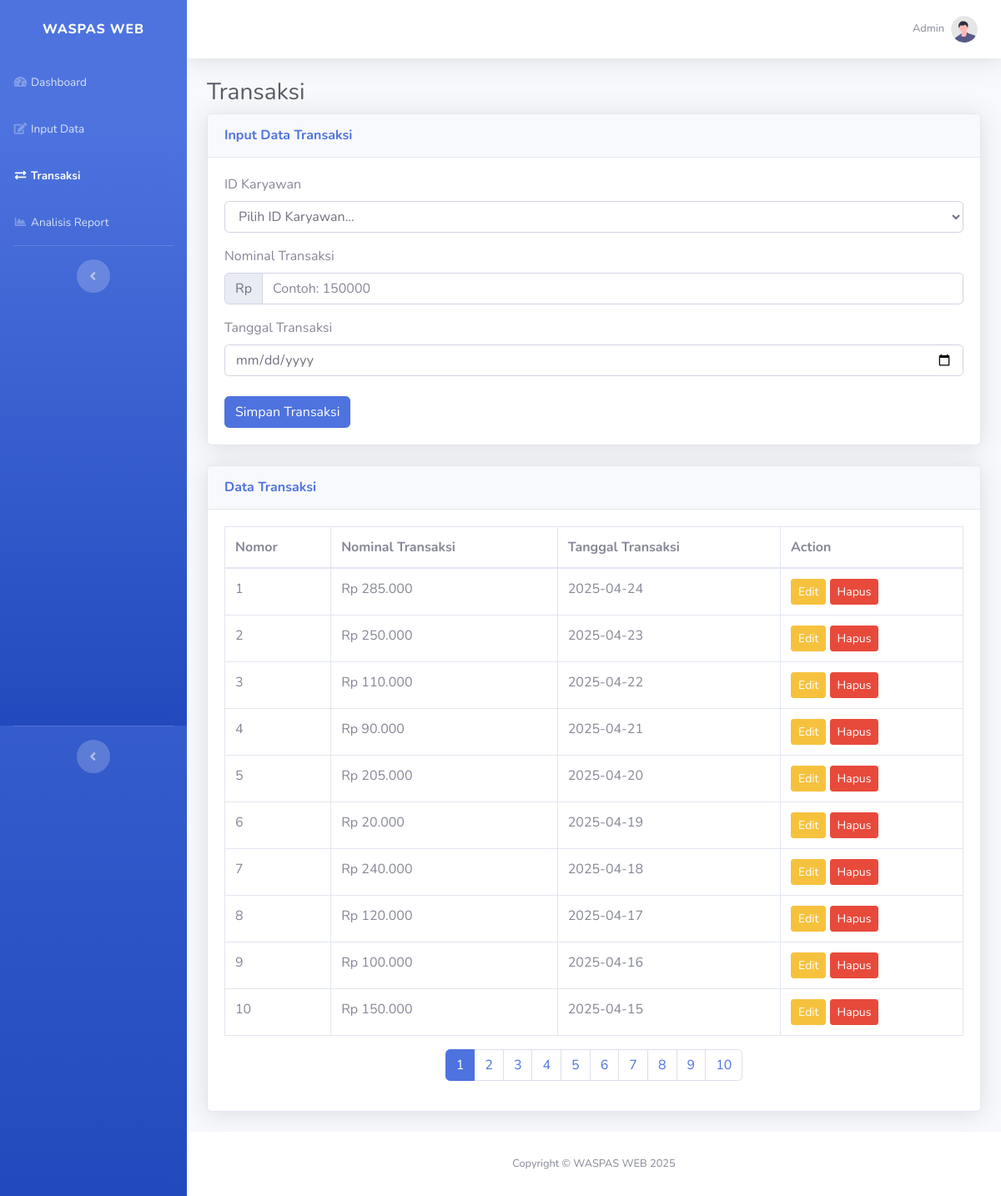
/transaksi.php (signed in), run on the app's committed database.
### tables this page shows
CREATE TABLE `transaksi` (
  `id` int(11) NOT NULL,
  `montir_id` int(11) NOT NULL,
  `pemasukan` decimal(15,2) NOT NULL,
  `tanggal` date NOT NULL
);

### controller/transaksi/index.php (called while the page is built)
<?php
$koneksi = new mysqli("localhost", "root", "", "bonus_evaluation_db");
$halaman = isset($_GET['halaman']) ? (int) $_GET['halaman'] : 1;
$per_halaman = 10;
$offset = ($halaman - 1) * $per_halaman;
$result_total = $koneksi->query("SELECT COUNT(*) AS total FROM transaksi");
$total_data = $result_total->fetch_assoc()['total'] ?? 0;
$total_halaman = ceil($total_data / $per_halaman);
$query = $koneksi->query("SELECT id, pemasukan, tanggal FROM transaksi ORDER BY id DESC LIMIT $offset, $per_halaman");
$transaksi = [];
while ($row = $query->fetch_assoc()) {
    $transaksi[] = $row;
}

### transaksi.php (the view, shortened to what this page needs)
<?php
include 'controller/transaksi/index.php';
?>
<!DOCTYPE html>
<html lang="en">
<head>
    <link href="vendor/fontawesome-free/css/all.min.css" rel="stylesheet" type="text/css">
    <link href="css/sb-admin-2.min.css" rel="stylesheet">
</head>
<body id="page-top">
    <div id="wrapper">
        <ul class="navbar-nav bg-gradient-primary sidebar sidebar-dark accordion" id="accordionSidebar">
            <a class="sidebar-brand d-flex align-items-center justify-content-center" href="index.php">
                <div class="sidebar-brand-text mx-3">WASPAS WEB</div>
            </a>
            <ul class="navbar-nav bg-gradient-primary sidebar sidebar-dark accordion" id="accordionSidebar">
                <li class="nav-item"><a class="nav-link" href="index.php"><i
                            class="fas fa-fw fa-tachometer-alt"></i><span>Dashboard</span></a></li>
                <li class="nav-item"><a class="nav-link" href="input-data.php"><i
                            class="fas fa-fw fa-edit"></i><span>Input Data</span></a></li>
                <li class="nav-item active"><a class="nav-link" href="transaksi.php"><i
                            class="fas fa-fw fa-exchange-alt"></i><span>Transaksi</span></a></li>
                <li class="nav-item"><a class="nav-link" href="analisis_report.php"><i
                            class="fas fa-fw fa-chart-area"></i><span>Analisis Report</span></a></li>
                <hr class="sidebar-divider d-none d-md-block">
                <div class="text-center d-none d-md-inline"><button class="rounded-circle border-0"
                        id="sidebarToggle"></button></div>
            </ul>
            <hr class="sidebar-divider d-none d-md-block">
            <div class="text-center d-none d-md-inline">
                <button class="rounded-circle border-0" id="sidebarToggle"></button>
            </div>
        </ul>
        <div id="content-wrapper" class="d-flex flex-column">
            <div id="content">
                <nav class="navbar navbar-expand navbar-light bg-white topbar mb-4 static-top shadow">
                    <ul class="navbar-nav ml-auto">
                        <li class="nav-item dropdown no-arrow">
                            <a class="nav-link dropdown-toggle" href="#" id="userDropdown" role="button"
                                data-toggle="dropdown" aria-haspopup="true" aria-expanded="false">
                                <span class="mr-2 d-none d-lg-inline text-gray-600 small">Admin</span>
                                <img class="img-profile rounded-circle" src="img/undraw_profile.svg">
                            </a>
                        </li>
                    </ul>
                </nav>
                <div class="container-fluid">
                    <h1 class="h3 mb-2 text-gray-800">Transaksi</h1>
                    <div class="card shadow mb-4">
                        <div class="card-header py-3">
                            <h6 class="m-0 font-weight-bold text-primary">Input Data Transaksi</h6>
                        </div>
                        <div class="card-body">
                            <form action="controller/transaksi/proses_simpan.php" method="POST">
                                <div class="form-group mb-3">
                                    <label for="idKaryawan">ID Karyawan</label>
                                    <select class="form-control" id="idKaryawan" name="montir_id" required>
                                        <option value="" disabled selected>Pilih ID Karyawan...</option>
                                    </select>
                                </div>
                                <div class="form-group mb-3">
                                    <label for="nominalTransaksi">Nominal Transaksi</label>
                                    <div class="input-group">
                                        <div class="input-group-prepend">
                                            <span class="input-group-text">Rp</span>
                                        </div>
                                        <input type="number" class="form-control" id="nominalTransaksi" name="pemasukan"
                                            required placeholder="Contoh: 150000">
                                    </div>
                                </div>
                                <div class="form-group mb-4">
                                    <label for="tanggalTransaksi">Tanggal Transaksi</label>
                                    <input type="date" class="form-control" id="tanggalTransaksi" name="tanggal"
                                        required>
                                </div>
                                <button type="submit" class="btn btn-primary">Simpan Transaksi</button>
                            </form>
                        </div>
                    </div>
                    <div class="card shadow mb-4">
                        <div class="card-header py-3">
                            <h6 class="m-0 font-weight-bold text-primary">Data Transaksi</h6>
                        </div>
                        <div class="card-body">
                            <div class="table-responsive">
                                <table class="table table-bordered" id="dataTable" width="100%" cellspacing="0">
                                    <thead>
                                        <tr>
                                            <th>Nomor</th>
                                            <th>Nominal Transaksi</th>
                                            <th>Tanggal Transaksi</th>
                                            <th>Action</th>
                                        </tr>
                                    </thead>
                                    <tbody>
                                        <?php if (!empty($transaksi)): ?>
                                            <?php
                                            $nomor = $offset + 1;
                                            ?>
                                            <?php foreach ($transaksi as $row): ?>
                                                <tr>
                                                    <td><?= $nomor++ ?></td>
                                                    <td>Rp <?= number_format($row['pemasukan'], 0, ',', '.') ?></td>
                                                    <td><?= htmlspecialchars($row['tanggal']) ?></td>
                                                    <td>
                                                        <a href="edit_transaksi.php?id=<?= $row['id'] ?>"
                                                            class="btn btn-warning btn-sm">
                                                            Edit
                                                        </a>
                                                        <a href="controller/transaksi/hapus_data.php?id=<?= $row['id'] ?>"
                                                            class="btn btn-danger btn-sm"
                                                            onclick="return confirm('Apakah Anda yakin ingin menghapus data ini?');">
                                                            Hapus
                                                        </a>
                                                    </td>
                                                </tr>
                                            <?php endforeach; ?>
                                        <?php else: ?>
                                            <tr>
                                                <td colspan="4" class="text-center">Data tidak ditemukan.</td>
                                            </tr>
                                        <?php endif; ?>
                                    </tbody>
                                </table>
                                <nav>
                                    <ul class="pagination justify-content-center">
                                        <?php for ($i = 1; $i <= $total_halaman; $i++): ?>
                                            <li class="page-item <?= ($i == $halaman) ? 'active' : '' ?>">
                                                <a class="page-link" href="?halaman=<?= $i ?>"><?= $i ?></a>
                                            </li>
                                        <?php endfor; ?>
                                    </ul>
                                </nav>
                            </div>
                        </div>
                    </div>
                </div>
            </div>
            <footer class="sticky-footer bg-white">
                <div class="container my-auto">
                    <div class="copyright text-center my-auto">
                        <span>Copyright &copy; WASPAS WEB 2025</span>
                    </div>
                </div>
            </footer>
        </div>
    </div>
</body>
</html>

### data on the page
transaksi: pemasukan "285.000", tanggal "2025-04-24"
transaksi: pemasukan "250.000", tanggal "2025-04-23"
transaksi: pemasukan "110.000", tanggal "2025-04-22"
transaksi: pemasukan "90.000", tanggal "2025-04-21"
transaksi: pemasukan "205.000", tanggal "2025-04-20"
transaksi: pemasukan "20.000", tanggal "2025-04-19"
transaksi: pemasukan "240.000", tanggal "2025-04-18"
transaksi: pemasukan "120.000", tanggal "2025-04-17"
transaksi: pemasukan "100.000", tanggal "2025-04-16"
transaksi: pemasukan "150.000", tanggal "2025-04-15"
